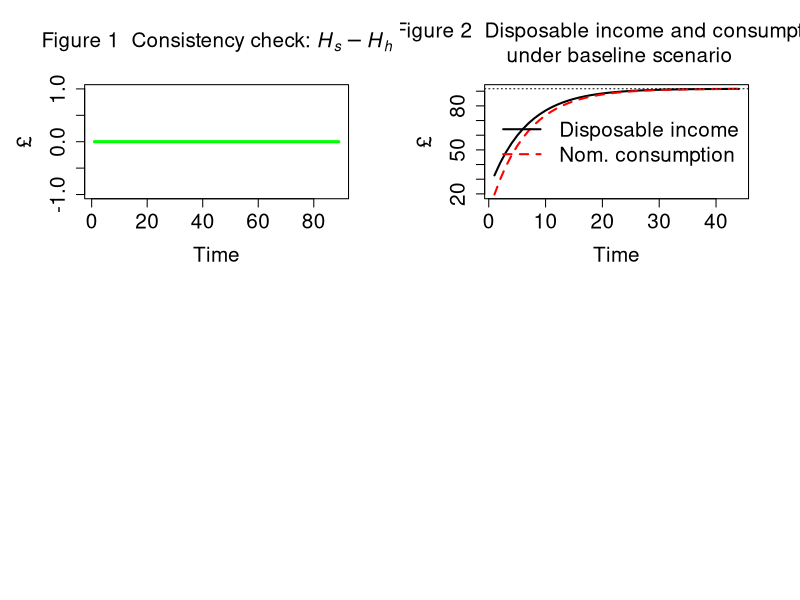

This figure's R source:
# IO-SFC MODEL (BASED ON MODEL PC)

# Created by Marco Veronese Passarella

# Version: 7 June 2024; revised: 11 June 2024

### PREPARE THE ENVIRONMENT ################################################################################

#Clear Environment
rm(list=ls(all=TRUE))

#Clear Plots
if(!is.null(dev.list())) dev.off()

#Clear Console
cat("\014")

#Set directory/folder
#setwd("C:/Users/Marco Passarella/Google Drive/New Conferences/EAEPE Summer School 2024")

#set number of periods
nPeriods = 90

#Set number of scenarios
nScenarios=2 

#Set number of industries ***
nIndustries = 2

### SET THE COEFFICIENTS (EXOGENOUS VARIABLES AND PARAMETERS) ################################################################################

alpha10 = 0.8 #Autonomous component of propensity to consume out of income
alpha11 = 8 #Interest rate elasticity of propensity to consume out of income (minus sign)
alpha2=0.4 #Propensity to consume out of wealth
w = 0.4 #Uniform wage rate
mu = 0.875 #Uniform mark-up
pr1 = 1 #Labour productivity in industry 1
pr2 = 1 #Labour productivity in industry 2
lambda0 = 0.635 #Autonomous share of bills
lambda1 = 5 #Elasticity of bills demand to interest rate
lambda2 = 0.01 #Elasticity of bills demand to yd/v
theta=0.2 #Tax rate on income
r_bar=matrix(data=0.025,nrow=nScenarios,ncol=nPeriods) #Interest rate as policy instrument
beta1_c_bar=0.50 #Household consumption share of product 1
beta2_c_bar=0.50 #Household consumption share of product 2
beta1_g_bar=0.48 #Government consumption share of product 1
beta2_g_bar=0.52 #Government consumption share of product 2
a11 = 0.11 #Quantity of product 1 necessary to produce one unit of product 1
a12 = 0.12 #Quantity of product 1 necessary to produce one unit of product 2
a21 = 0.21 #Quantity of product 2 necessary to produce one unit of product 1
a22 = 0.22 #Quantity of product 2 necessary to produce one unit of product 2

#Tip: try 0.12, 0.12, 0.20, 0.20 for unit prices

### CREATE VARIABLES AND ATTRIBUTE INITIAL VALUES ################################################################################

#Use 'array' function to create 3-dimension variables
x=array(data=0,dim=c(nScenarios,nPeriods,nIndustries)) #Gross output by industry (real)
d=array(data=0,dim=c(nScenarios,nPeriods,nIndustries)) #Demand by industry (real)
beta_c=array(data=0,dim=c(nScenarios,nPeriods,nIndustries)) #Real consumption composition
beta_g=array(data=0,dim=c(nScenarios,nPeriods,nIndustries)) #Real government expenditure composition
p=array(data=1,dim=c(nScenarios,nPeriods,nIndustries)) #Unit prices

#Create matrix of coefficients
A=matrix(data=0,nrow=nIndustries,ncol=nIndustries) #2D matrix of technical coefficients
I = diag(x=1, nrow=nIndustries, ncol=nIndustries) #2D diagonal matrix
A4=array(data=0,dim=c(nScenarios,nPeriods,nIndustries,nIndustries)) #4D matrix of technical coefficients

#Other 2-dimension variables
alpha1=matrix(data=alpha10-alpha11*r_bar,nrow=nScenarios,ncol=nPeriods) #Propensity to consume out of income
b_cb=matrix(data=0,nrow=nScenarios,ncol=nPeriods) #Government bills held by Central Bank
b_h=matrix(data=0,nrow=nScenarios,ncol=nPeriods) #Government bills held by households
b_s=matrix(data=0,nrow=nScenarios,ncol=nPeriods) #Government bills supplied by government
h_h=matrix(data=0,nrow=nScenarios,ncol=nPeriods) #Cash money held by households
h_s=matrix(data=0,nrow=nScenarios,ncol=nPeriods) #Cash money supplied by central bank
r=matrix(data=r_bar,nrow=nScenarios,ncol=nPeriods) #Interest rate on government bills
t=matrix(data=0,nrow=nScenarios,ncol=nPeriods) #Taxes
v=matrix(data=0,nrow=nScenarios,ncol=nPeriods) #Households wealth
yd=matrix(data=0,nrow=nScenarios,ncol=nPeriods) #Disposable income of households
cons=matrix(data=0,nrow=nScenarios,ncol=nPeriods) #Consumption (real)
g=matrix(data=20,nrow=nScenarios,ncol=nPeriods) #Government expenditure (real)
y=matrix(data=0,nrow=nScenarios,ncol=nPeriods) #Value of net output (GDP)
p_c=matrix(data=1,nrow=nScenarios,ncol=nPeriods) #Average price for the consumers
p_g=matrix(data=1,nrow=nScenarios,ncol=nPeriods) #Average price for the government
infl=matrix(data=1,nrow=nScenarios,ncol=nPeriods) #Inflation tax (see Godley and Lavoie, 9.2.4 and 9.3.1)

### RUN THE MODEL ################################################################################

#DEFINE THE LOOPS

#Choose scenario
for (j in 1:nScenarios){
  
  #Define time loop
  for (i in 2:nPeriods){
    
    #Define iterations
    for (iterations in 1:100){
      
      
      #ADD ALTERNATIVE SCENARIOS  
      
      #Shock 1: higher interest rate
      if (i>=10 && j==2){r_bar[j,i]=0.035}
      
      
      #DEFINE THE SYSTEM OF EQUATIONS        
      
      
      ## A) Define the matrix of technical coefficients ####
      
      #4D matrix of technical coefficients
      A4[j,i,,]=c(a11,a21,a12,a22)                   
      
      #2D matrix of technical coefficients
      A = A4[j,i,,]          
      
      
      ## B) Define consumption shares ####
      
      #Household real consumption share of product 1 - eq. 12.1
      beta_c[j,i,1]=beta1_c_bar
      
      #Household real consumption share of product 2 - eq. 12.2
      beta_c[j,i,2]=beta2_c_bar
      
      #Government real consumption share of product 1 - eq. 13.1
      beta_g[j,i,1]=beta1_g_bar
      
      #Government real consumption share of product 2 - eq. 13.2
      beta_g[j,i,2]=beta2_g_bar
      
      
      ## C) Define input-output structure ####
      
      #Real final demand vector by industry - eq. 14
      d[j,i,] = beta_c[j,i,]*cons[j,i] + beta_g[j,i,]*g[j,i]
      
      #Real gross output by industry  - eq. 15
      x[j,i,] = solve(I-A) %*% d[j,i,]
      
      #Value of net output (GDP)  - eq. 1.A
      y[j,i] = t(p[j,i,]) %*% d[j,i,]
            
      
      ## D) Set prices ####
      
      #Set unit price of output of industry 1 - eq. 16.1
      p[j,i,1] = (w/pr1) + (p[j,i,1]*A[1] + p[j,i,2]*A[2])*(1 + mu) 
      
      #Set unit price of output of industry 2 - eq. 16.2  
      p[j,i,2] = (w/pr2) + (p[j,i,1]*A[3] + p[j,i,2]*A[4])*(1 + mu) 
      
      #Average price for the consumers - eq. 17
      p_c[j,i] = t(p[j,i,]) %*% beta_c[j,i,]
      
      #Average price for the government - eq. 18
      p_g[j,i] = t(p[j,i,]) %*% beta_g[j,i,]
      
      
      ## E) Households' behaviour ####
      
      #Disposable income - eq. 2
      yd[j,i] = y[j,i] - t[j,i] + r[j,i-1]*b_h[j,i-1]
      
      #Wealth accumulation - eq. 4 
      v[j,i] = v[j,i-1] + (yd[j,i] - p_c[j,i]*cons[j,i])
      
      #Real consumption function with no monetary illusion - eq. 5.A.1 
      cons[j,i] = alpha1[j,i]*((yd[j,i]/p_c[j,i])-infl[j,i]) + alpha2*v[j,i-1]/p_c[j,i-1]
      
      #Inflation tax for households - eq. 5.A.1
      infl[j,i] = ((p_c[j,i]-p_c[j,i-1])/p_c[j,i-1])*(v[j,i-1]/p_c[j,i])
      
      #Endogenous propensity to consume out of income  - eq. 19
      alpha1[j,i] = alpha10 - alpha11*r[j,i]
      
      
      ## F) Portfolio equations ####
      
      #Demand for cash money - eq. 6
      h_h[j,i] = v[j,i] - b_h[j,i]
      
      #Demand for government bills - eq. 7
      b_h[j,i] = v[j,i]*(lambda0 + lambda1*r[j,i] - lambda2*(yd[j,i]/v[j,i]))
      
      
      ## G) Government ####
      
      #Tax payments - eq. 3 
      t[j,i] = theta*(y[j,i] + r[j,i-1]*b_h[j,i-1])
      
      #Supply of government bills - eq. 8
      b_s[j,i] = b_s[j,i-1] + ( p_g[j,i]*g[j,i] + r[j,i-1]*b_s[j,i-1]) - (t[j,i] + r[j,i-1]*b_cb[j,i-1])
      
      
      ## H) Central bank ####
      
      #Supply of cash - eq. 9
      h_s[j,i] = h_s[j,i-1] + b_cb[j,i] - b_cb[j,i-1]
      
      #Government bills held by the central bank - eq. 10
      b_cb[j,i] = b_s[j,i] - b_h[j,i]
      
      #Interest rate as policy instrument - eq. 11
      r[j,i] = r_bar[j,i]
      
    }
    
  }
}

### CONSISTENCY CHECK (REDUNDANT EQUATION) AND PLOTS ################################################################################

#Define layout
layout(matrix(c(1,2,3,4), 2, 2, byrow = TRUE))
par(mar = c(5.1+1, 4.1+1, 4.1+1, 2.1+1))

#Figure 1: redundant equation
plot(h_s[1,2:nPeriods]-h_h[1,2:nPeriods], type="l", col="green",lwd=3,lty=1,font.main=1,cex.main=1.5,
     main=expression("Figure 1  Consistency check: " * italic(H[phantom("")]["s"]) - italic(H[phantom("")]["h"])),
     cex.axis=1.5,cex.lab=1.5,ylab = '\u00A3',
     xlab = 'Time',ylim = range(-1,1))

#Figure 2: disposable income and consumption
plot(yd[1,2:45],type="l", col=1, lwd=2, lty=1, font.main=1,cex.main=1.5,
     main="Figure 2  Disposable income and consumption \n under baseline scenario",
     ylab = '\u00A3',xlab = 'Time',ylim = range(min(cons[1,2:45]*p_c[1,2:45]),max(yd[1,2:45])),
     cex.axis=1.5,cex.lab=1.5)
lines(cons[1,2:45]*p_c[1,2:45],type="l",lwd=2,lty=2,col="red1")
legend("right",c("Disposable income","Nom. consumption"),  bty = "n",
       cex=1.5, lty=c(1,2), lwd=c(2,2), col = c(1,"red1"), box.lty=0)
abline(h=yd[1,nPeriods],col=1,lty=3)
